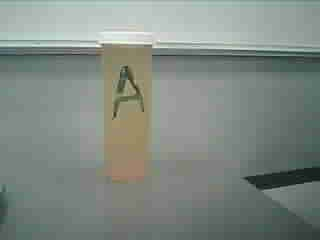
#> input picture A images/pill~bottle-A_20260120_155305.jpg, 320 x 240 px, given in place of stream, which was not available
$ python motion_detection.py
#> lines starting #> are read from the running program, lines starting #| are printed output that depends on the picture; pictures that were not available may be replaced by others from this repository, and a replacement may not be noted

# motion_detection.py
import cv2
import numpy as np

STREAM_URL = "http://192.168.0.211:81/stream"
cap = cv2.VideoCapture(STREAM_URL)

# Read first frame
ret, prev_frame = cap.read()
#> prev_frame is the input picture: shape (240, 320, 3); mean B, G, R 130.7, 137.1, 128.5
prev_gray = cv2.cvtColor(prev_frame, cv2.COLOR_BGR2GRAY)
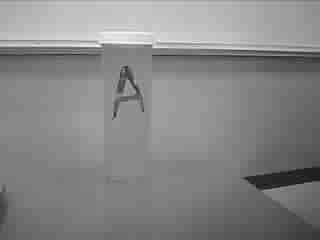
#> prev_gray: shape (240, 320); min 18, max 254, mean 133.7

# Define ROI (Region of Interest) - adjust coordinates for your medication area
# Format: [y1:y2, x1:x2]
roi_y1, roi_y2 = 100, 400  # Adjust these
roi_x1, roi_x2 = 150, 500  # Adjust these

print("Running motion detection. Press 'q' to quit")

while True:
    ret, frame = cap.read()
    if not ret:
        break

    # Convert to grayscale
    gray = cv2.cvtColor(frame, cv2.COLOR_BGR2GRAY)
    frame = cv2.resize(frame, (240, 240))
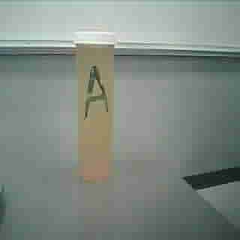
#> frame: shape (240, 240, 3); mean B, G, R 130.7, 137.1, 128.5


    # Extract ROI
    roi_prev = prev_gray[roi_y1:roi_y2, roi_x1:roi_x2]
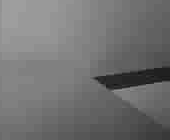
#> roi_prev: shape (140, 170); min 18, max 158, mean 113.5
    roi_curr = gray[roi_y1:roi_y2, roi_x1:roi_x2]

    # Calculate difference
    frame_diff = cv2.absdiff(roi_prev, roi_curr)
#> frame_diff: shape (140, 170); every value is 0

    # Threshold
    _, thresh = cv2.threshold(frame_diff, 30, 255, cv2.THRESH_BINARY)

    # Count motion pixels
    motion_pixels = np.sum(thresh > 0)
#> motion_pixels = 0
    motion_percent = (motion_pixels / thresh.size) * 100
#> motion_percent = 0

    # Draw ROI rectangle on frame
    cv2.rectangle(frame, (roi_x1, roi_y1), (roi_x2, roi_y2), (0, 255, 0), 2)

    # Display motion status
    if motion_percent > 2:  # Adjust threshold as needed
        cv2.putText(frame, f"MOTION: {motion_percent:.1f}%", (10, 30),
                    cv2.FONT_HERSHEY_SIMPLEX, 1, (0, 0, 255), 2)
        print(f"Motion detected: {motion_percent:.1f}%")
    else:
        cv2.putText(frame, "No Motion", (10, 30),
                    cv2.FONT_HERSHEY_SIMPLEX, 1, (0, 255, 0), 2)
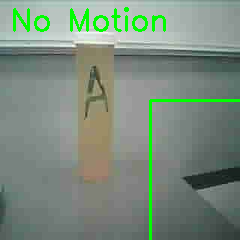
#> frame: shape (240, 240, 3); mean B, G, R 125.5, 139.7, 123.5

    cv2.imshow('Motion Detection', frame)

    # Update previous frame
    prev_gray = gray.copy()

    if cv2.waitKey(1) & 0xFF == ord('q'):
#> (key q is pressed here)
        break

cap.release()
cv2.destroyAllWindows()

'''
## Recommended Order of Tasks

**Week 1-2: Backend Setup & Person Detection**
- [ ] Set up Python environment
- [ ] Test stream capture
- [ ] Integrate pretrained YOLO
- [ ] Verify person detection works

**Week 3-4: Data Collection**
- [ ] Collect 50-100 pill bottle images
- [ ] Set up medication area with consistent background
- [ ] Capture various scenarios

**Week 5-6: Motion Detection**
- [ ] Implement frame differencing
- [ ] Tune ROI and thresholds
- [ ] Test with actual hand/arm movements

**Later (Spring 2026): Custom Model Training**
- [ ] Label collected images
- [ ] Train custom YOLOv5 for pill bottles
- [ ] Integrate trained model

## Quick Troubleshooting Tips

**If stream connection fails:**
- Check ESP32 IP address: `http://192.168.x.x` in browser
- Verify you're on same hotspot network
- Try increasing timeout: `cap.set(cv2.CAP_PROP_BUFFERSIZE, 1)`

**If YOLO is slow:**
- Use `yolov5n` (nano) instead of `yolov5s` for faster inference
- Process fewer frames (every 60th instead of 30th)

Which step would you like to tackle first? I can provide more detailed code for whichever component you want to work on next!
message.txt
7 KB
'''
